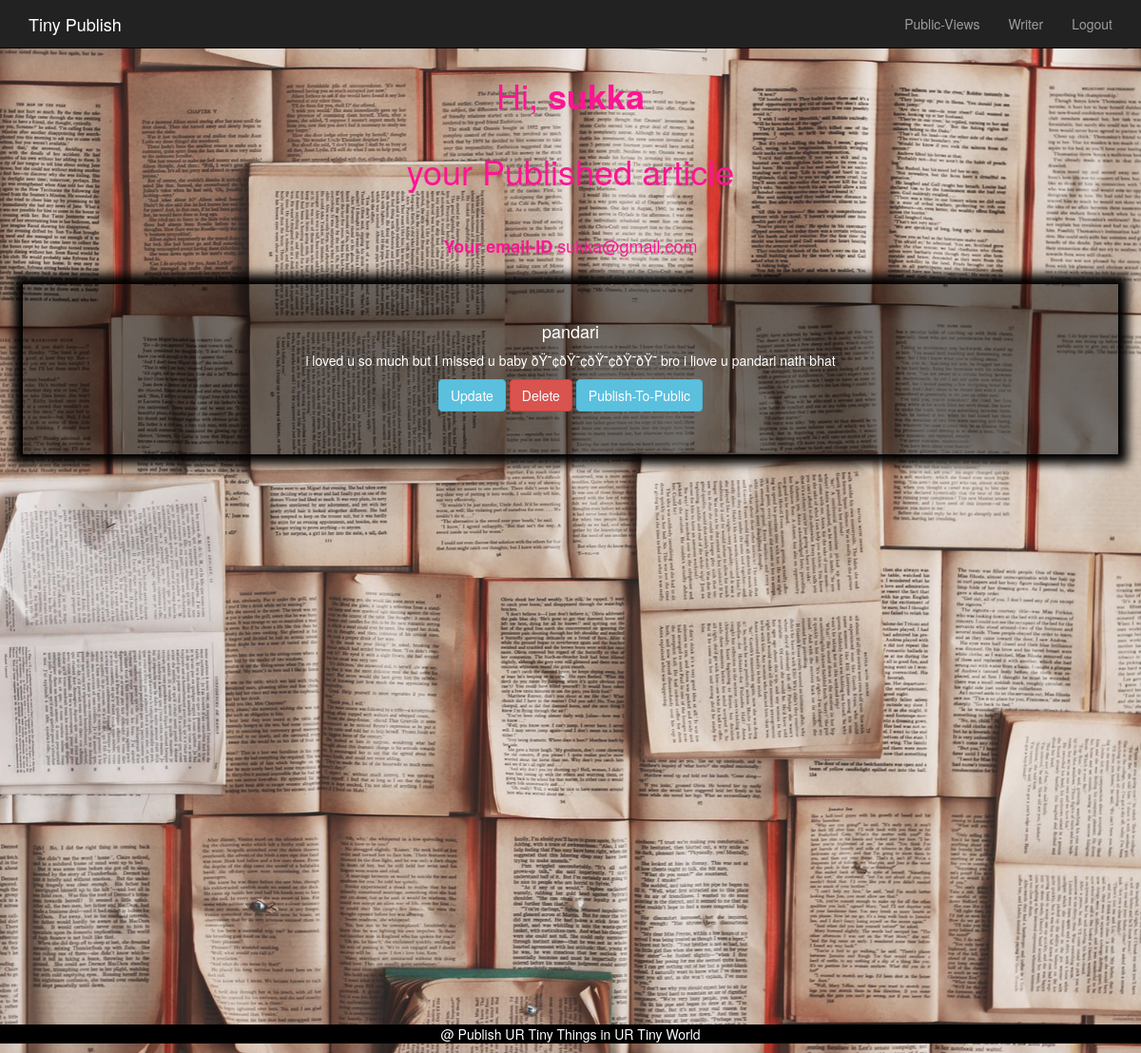
The page /yourview1.php (signed in) on the database its author committed.
### tables this page shows
CREATE TABLE `userdetail` (
  `uid` int(11) NOT NULL,
  `username` varchar(20) NOT NULL,
  `useremail` varchar(30) NOT NULL,
  `title` varchar(50) NOT NULL,
  `test` varchar(800) NOT NULL
);

### yourview1.php (the view, shortened to what this page needs)
<?php
require_once "config.php";
?>
<!DOCTYPE html>
<html lang="en">
<head>
    <link href="bootstrap-3.3.7/dist/css/bootstrap.css" rel="stylesheet">
</head>
<body>
<div class="navbar navbar-inverse navbar-fixed-top">
            <div class="container">
                <div class="navbar-header">
                    <a class="navbar-brand" href="" style="color:white;">Tiny Publish</a>
                </div>
                <div class="collapse navbar-collapse" id="myNavbar">
                    <ul class="nav navbar-nav navbar-right">
                    <li><a href="public.php">Public-Views</a></li>
                    <li><a href="welcome.php">Writer</a></li>
                    <li><a href="logout.php"> Logout</a></li>
                    </ul>
                </div>
            </div>
     </div>
<br><br><br>
<center>
<h1 style="color:DeepPink;">Hi, <b><?php echo htmlspecialchars($_SESSION["username"]); ?></b><br><br>your Published article</br><br></h1>
<h4 style="color:DeepPink;"><label for="">Your email-ID</label> <?php echo htmlspecialchars($_SESSION["email"]); $email=$_SESSION["email"];?> </h4>
</center>
<?php
            $sql="SELECT uid,useremail, title, test FROM userdetail u WHERE u.useremail = '$email'";
            $query=mysqli_query($link,$sql);
            while($res=mysqli_fetch_array($query)){
?>
<div class="form">
<h4 style="color:white; text-align:center;"><?php echo $res['title']; ?></h4>
<p style="color:white;text-align:center;"><?php echo $res['test']; ?> </p>
<center>
<div class="form-group">
    <a href="userupdate.php?id=<?php echo $res['uid'];?>" class="btn btn-info" role="button">Update</a>
    <a href="userdelete.php?id=<?php echo $res['uid'];?>" class="btn btn-danger" role="button">Delete</a>
    <a href="publish.php?id=<?php echo $res['uid'];?>" class="btn btn-info" role="button">Publish-To-Public</a>
</div>
</center>
</div>
<?php
        }
?>
<div class="footer">
  <p style=" color:white;">@ Publish UR Tiny Things in UR Tiny World</p>
</div>
</body>
</html>

### yourview1.php (style rules this page uses)
body { background: url("backbaby.jpeg") no-repeat center center fixed; -webkit-background-size:cover; -moz-background-size:cover; -o-background-size:cover; background-size: cover; }
.form { width: auto; background: rgba(0,0,0,0.5); margin: 2% ; padding: 30px 0; color:white; box-shadow: 0 0 10px 10px rgba(0,0,0); }
.footer { margin-top:50%; left: 0; bottom: 0; width: 100%; background-color: black; color: white; text-align: center; }

### rows shown on the page
userdetail: title "pandari", test "i loved u so much but I missed u baby ðŸ˜¢ðŸ˜¢ðŸ˜¢ðŸ˜­ðŸ˜­ bro i liove u pandari nath bhat"

### other values the page prints
$_SESSION["username"] "sukka"
$_SESSION["email"] "sukka@gmail.com"
